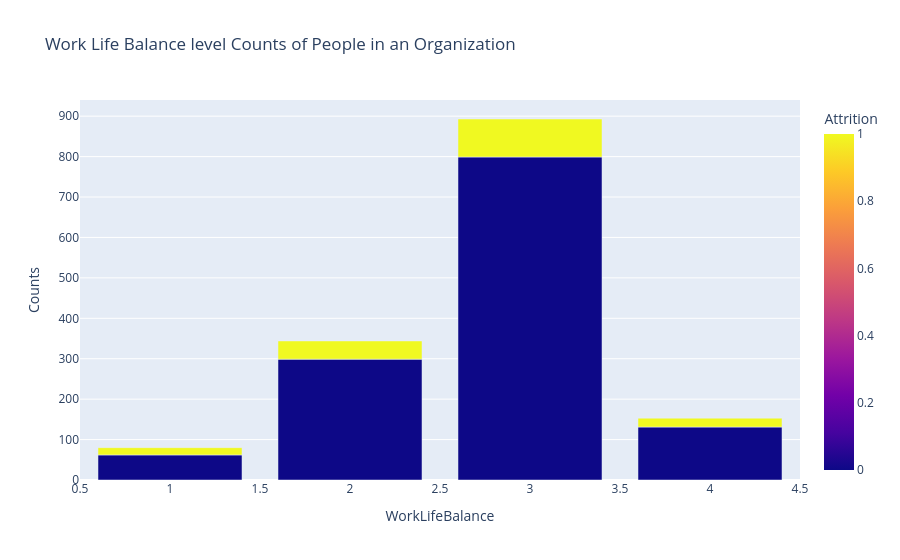

Notebook source saved alongside this figure:
### Code cell
# Analysis: Work life balance on attrition

wlb_att=data.groupby(['WorkLifeBalance','Attrition']).apply(lambda x:x['DailyRate'].count()).reset_index(name='Counts')
px.bar(wlb_att,x='WorkLifeBalance',y='Counts',color='Attrition',title='Work Life Balance level Counts of People in an Organization')

### Figure 1 — Plotly figure (JSON) as saved in the notebook; plotly's stock layout.template omitted (floating-point values rounded to 4 significant figures)
{"data": [{"hovertemplate": "WorkLifeBalance=%{x}<br>Counts=%{y}<br>Attrition=%{marker.color}<extra></extra>", "legendgroup": "", "marker": {"color": [0.0, 1.0, 0.0, 1.0, 0.0, 1.0, 0.0, 1.0], "coloraxis": "coloraxis", "pattern": {"shape": ""}}, "name": "", "orientation": "v", "showlegend": false, "textposition": "auto", "type": "bar", "x": [1, 1, 2, 2, 3, 3, 4, 4], "xaxis": "x", "y": [62, 18, 299, 45, 799, 94, 131, 22], "yaxis": "y"}], "layout": {"barmode": "relative", "coloraxis": {"colorbar": {"title": {"text": "Attrition"}}, "colorscale": [[0, "#0d0887"], [0.1111, "#46039f"], [0.2222, "#7201a8"], [0.3333, "#9c179e"], [0.4444, "#bd3786"], [0.5556, "#d8576b"], [0.6667, "#ed7953"], [0.7778, "#fb9f3a"], [0.8889, "#fdca26"], [1, "#f0f921"]]}, "legend": {"tracegroupgap": 0}, "title": {"text": "Work Life Balance level Counts of People in an Organization"}, "xaxis": {"anchor": "y", "domain": [0, 1], "title": {"text": "WorkLifeBalance"}}, "yaxis": {"anchor": "x", "domain": [0, 1], "title": {"text": "Counts"}}}}
